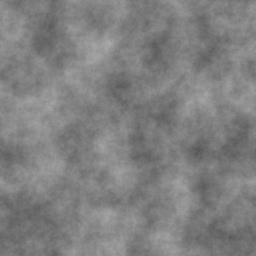
#> input picture experiments/simple_water/perlin_bump.png, 256 x 256 px
$ python bump_to_normal.py
#> lines starting #> are read from the running program, lines starting #| are printed output that depends on the picture
import numpy as np
from PIL import Image
from scipy.ndimage import sobel

def bump_to_normal(bump_map_path, strength=1.0):
#> called with bump_map_path = 'perlin_bump.png', strength = 0.02
    bump_map = Image.open(bump_map_path).convert('L')
    bump_array = np.asarray(bump_map, dtype=np.float32)

    sobel_x = -sobel(bump_array, axis=1, mode="wrap")
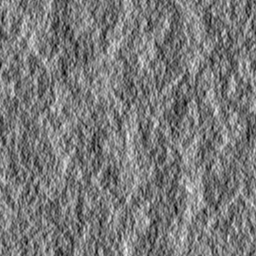
#> sobel_x: shape (256, 256) float32; min -64, max 70, mean 0; drawn with min black and max white
    sobel_y = sobel(bump_array, axis=0, mode="wrap")
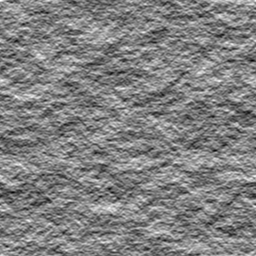
#> sobel_y: shape (256, 256) float32; min -67, max 65, mean 0; drawn with min black and max white

    height, width = bump_array.shape
#> height = 256; width = 256
    normal_map = np.zeros((height, width, 3), dtype=np.float32)

    normal_map[..., 0] = sobel_x * strength
    normal_map[..., 1] = sobel_y * strength
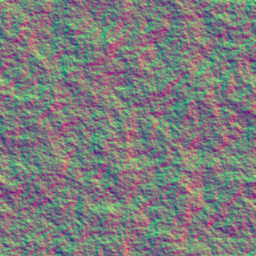
#> normal_map: shape (256, 256, 3) float32; mean of channels 0, 1, 2 -9.5e-11, 1.75e-09, 0; drawn with min black and max white
    normal_map[..., 2] = 1.0
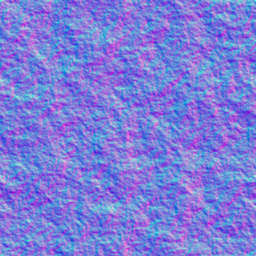
#> normal_map: shape (256, 256, 3) float32; mean of channels 0, 1, 2 -9.5e-11, 1.75e-09, 1; drawn with min black and max white

    norm = np.linalg.norm(normal_map, axis=2)
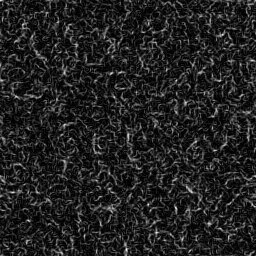
#> norm: shape (256, 256) float32; min 1, max 1.78, mean 1.1; drawn with min black and max white
    normal_map[..., 0] /= norm
    normal_map[..., 1] /= norm
    normal_map[..., 2] /= norm
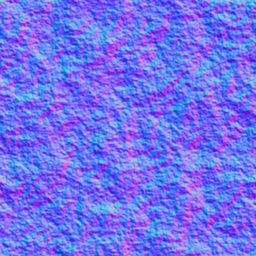
#> normal_map: shape (256, 256, 3) float32; mean of channels 0, 1, 2 -0.000487, 1.82e-05, 0.912; drawn with min black and max white

    normal_map = (normal_map * 0.5 + 0.5) * 255.0
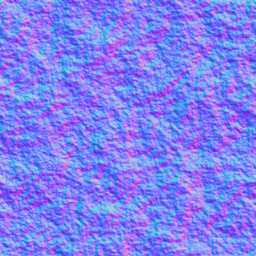
#> normal_map: shape (256, 256, 3) float32; mean of channels 0, 1, 2 127.4, 127.5, 243.8; drawn as R, G, B
    normal_map = normal_map.astype(np.uint8)

    Image.fromarray(normal_map).save(f'perlin_normal.png')

bump_to_normal('perlin_bump.png', strength=0.02)

$ run again, with experiments/simple_water/repeated_noise.png copied over experiments/simple_water/perlin_bump.png
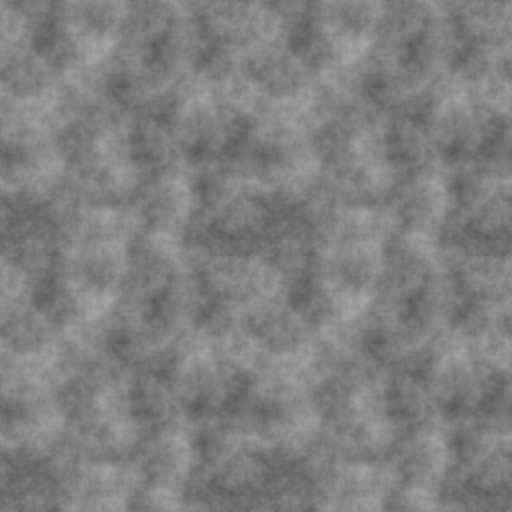
#> input picture experiments/simple_water/repeated_noise.png, 512 x 512 px
#> in bump_to_normal, `norm = np.linalg.norm(normal_map, axis=2)`:
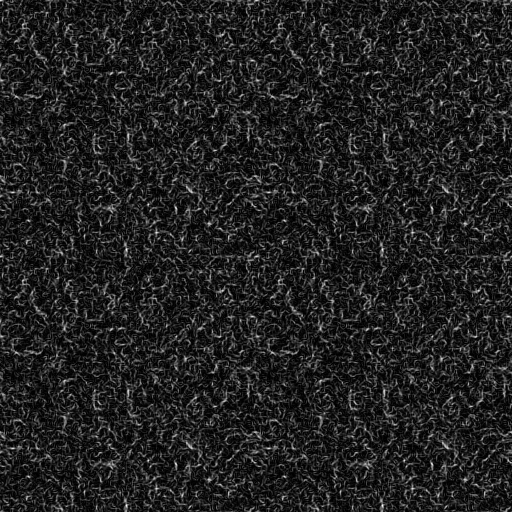
#> norm: shape (512, 512) float32; min 1, max 1.78, mean 1.1; drawn with min black and max white
#> in bump_to_normal, `normal_map = (normal_map * 0.5 + 0.5) * 255.0`:
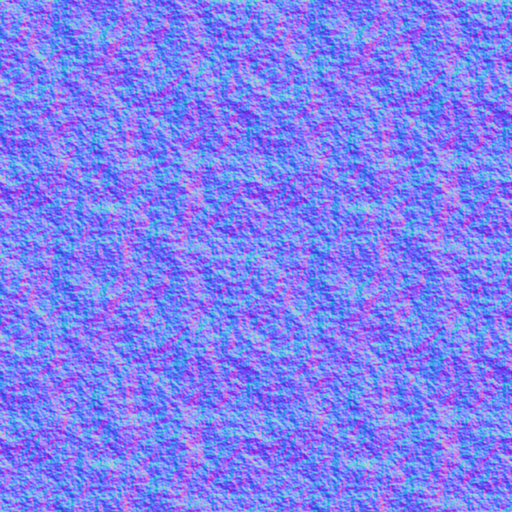
#> normal_map: shape (512, 512, 3) float32; mean of channels 0, 1, 2 127.4, 127.5, 243.8; drawn as R, G, B
